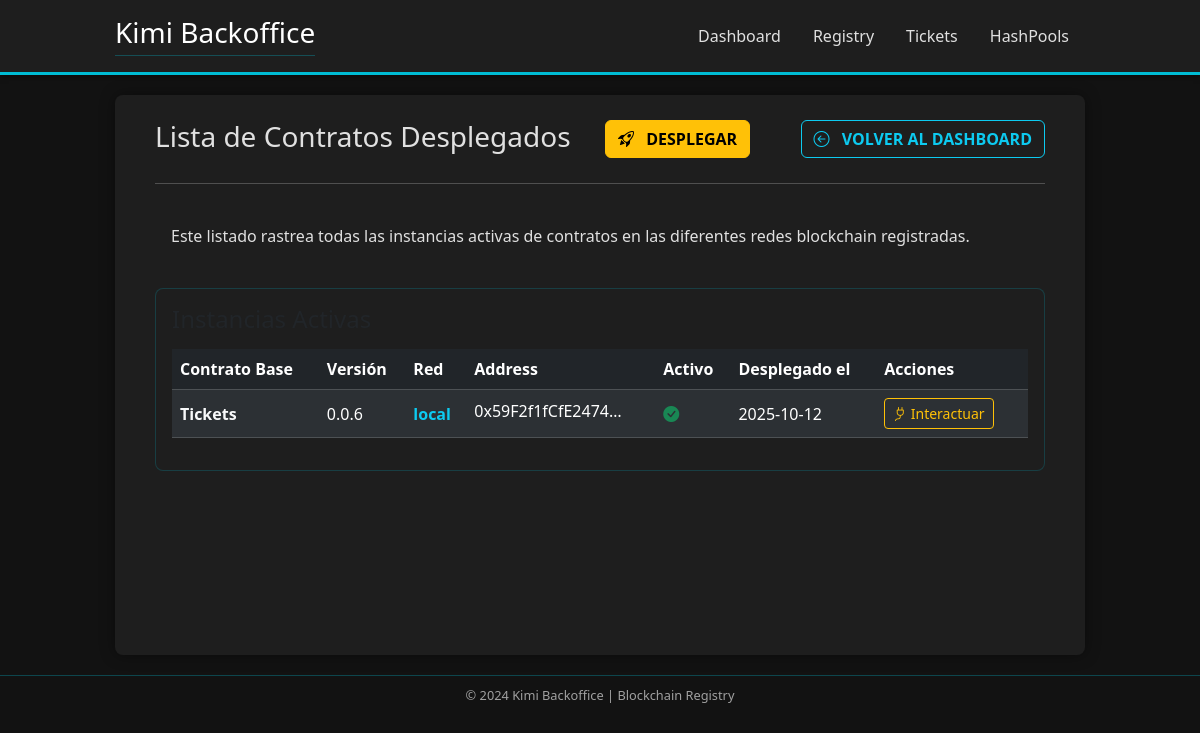
Page /contractRegistry/deployed/list/ on the earlier database version.
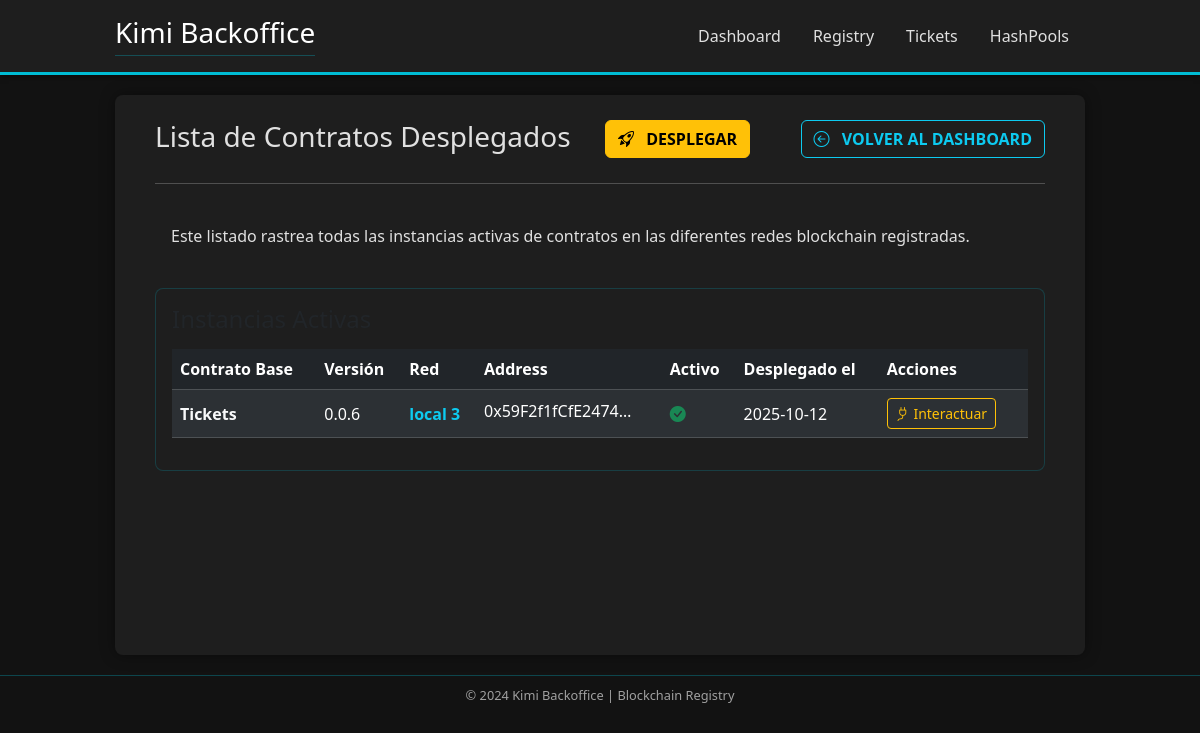
Same page on the later database version.
### contractRegistry/models.py (models this page shows, shortened)
class DeployedContract(models.Model):
    contract_version = models.ForeignKey(ContractVersion, on_delete=models.PROTECT, related_name='deployments')
    network = models.ForeignKey(Network, on_delete=models.PROTECT, related_name='deployed_contracts')
    is_current = models.BooleanField(default=False)
    deployerAddress = models.ForeignKey(DeployerAddress, on_delete=models.PROTECT)
    base_contract = models.ForeignKey(BaseContract, on_delete=models.CASCADE, related_name='deployed_instances', editable=False, db_index=False)
    created_at = models.DateTimeField(auto_now_add=True)
    updated_at = models.DateTimeField(auto_now=True)
    params = models.JSONField(blank=True, null=True, help_text="Parámetros del constructor usados en el despliegue.")
    status = models.CharField(
        max_length=15,
        choices=DeploymentStatus.choices,
        default=DeploymentStatus.PENDING_SIGNATURE
    )
    transaction_hash = models.CharField(
        max_length=66,
        null=True,
        blank=True,
        unique=True
    )
    raw_tx_data = models.JSONField(
        null=True,
        blank=True,
        help_text="Datos de la transacción sin firmar, generados por web3.py."
    )
    address = models.CharField(max_length=42, null=True, blank=True)
    gas_used = models.BigIntegerField(null=True, blank=True)
    class Meta:
        constraints = [
            UniqueConstraint(
                fields=['address', 'network'],
                name='unique_address_per_network'
            ),
            UniqueConstraint(
                fields=['network', 'base_contract'],
                condition=Q(is_current=True),
                name='unique_deployment_per_base_contract_per_network'
            )
        ]

class Network(models.Model):
    name = models.CharField(max_length=100, unique=True)
    rpc_url = models.URLField()
    chain_id = models.PositiveIntegerField(unique=True)

class ContractVersion(models.Model):
    base_contract = models.ForeignKey(BaseContract, on_delete=models.CASCADE, related_name='versions')
    version = models.CharField(max_length=50)
    bytecode = models.TextField()
    abi = models.JSONField()
    created_at = models.DateTimeField(auto_now_add=True)
    class Meta:
        constraints = [
            UniqueConstraint(
                fields=['base_contract', 'version'],
                name='unique_version_per_base_contract'
            )
        ]

class BaseContract(models.Model):
    name = models.CharField(max_length=100, unique=True)
    descripcion = models.TextField(blank=True, help_text="Descripción opcional del contrato base.")
    created_at = models.DateTimeField(auto_now_add=True)

### contractRegistry/views.py (the view)
# urls.py: path('deployed/list/', views.deployedContractList, name='deployed_contract_list'),
def deployedContractList(request):
    deployed_contracts = DeployedContract.objects.filter(
        status=DeploymentStatus.CONFIRMED
    ).order_by(
        '-updated_at'
    )
    context = {
        'deployed_contracts': deployed_contracts
    }
    return render(request, 'contractRegistry/deployed_contract_list.html', context)

### templates/contractRegistry/deployed_contract_list.html (shortened to what this page needs)
{% extends 'base.html' %}
{% load static %}
{% block content %}
  <div class="centered-container mx-auto dashboard-content">
    <div class="d-flex justify-content-between align-items-center mb-4 border-0">
      <h2 class="h3 text-accent mb-0" style="border-bottom: none !important;">Lista de Contratos Desplegados</h2>
      <a href="{% url 'contractRegistry:deploy_contract' %}" class="btn btn-warning fw-bold text-uppercase me-3"><i class="bi bi-rocket-takeoff me-2"></i> Desplegar</a>
      <a href="{% url 'contractRegistry:index' %}" class="btn btn-outline-info fw-bold text-uppercase"><i class="bi bi-arrow-left-circle me-2"></i> Volver al Dashboard</a>
    </div>
    <hr class="text-accent mt-0 mb-4" />
    <div class="mb-4 welcome-card p-3 d-flex justify-content-between align-items-start">
      <div style="text-align: justify;">
        <p class="mb-0 text-text-dim">Este listado rastrea todas las instancias activas de contratos en las diferentes redes blockchain registradas.</p>
      </div>
    </div>
    <div class="card status-card-table p-3">
      <h4 class="text-text-light mb-3">Instancias Activas</h4>
      <table class="table table-dark table-striped table-hover">
        <thead>
          <tr>
            <th scope="col" class="text-accent">Contrato Base</th>
            <th scope="col" class="text-accent">Versión</th>
            <th scope="col" class="text-accent">Red</th>
            <th scope="col" class="text-accent">Address</th>
            <th scope="col" class="text-accent">Activo</th>
            <th scope="col" class="text-accent">Desplegado el</th>
            <th scope="col" class="text-accent">Acciones</th>
          </tr>
        </thead>
        <tbody>
          {% for deployment in deployed_contracts %}
            <tr class="text-text-dim align-middle">
              <td class="fw-bold text-light">{{ deployment.contract_version.base_contract.name }}</td>
              <td>{{ deployment.contract_version.version }}</td>
              <td class="fw-bold text-info">{{ deployment.network.name }}</td>
              <td>
                <span class="d-inline-block text-truncate" style="max-width: 150px;">{{ deployment.address }}</span>
              </td>
              <td>
                {% if deployment.is_current %}
                  <i class="bi bi-check-circle-fill text-success" title="Versión de contrato activa actualmente"></i>
                {% else %}
                  <i class="bi bi-circle-fill text-danger" title="Versión de contrato inactiva/obsoleta"></i>
                {% endif %}
              </td>
              <td>{{ deployment.updated_at|date:'Y-m-d' }}</td>
              <td>
                <button class="btn btn-sm btn-outline-warning me-2 interact-btn" data-bs-toggle="modal" data-bs-target="#interactionModal" data-address="{{ deployment.address }}" data-abi="{{ deployment.contract_version.abi|escapejs }}"><i class="bi bi-plug"></i> Interactuar</button>
              </td>
            </tr>
          {% empty %}
            <tr class="text-center">
              <td colspan="7" class="text-warning fw-bold">No hay contratos desplegados activos registrados aún.</td>
            </tr>
          {% endfor %}
        </tbody>
      </table>
    </div>
  </div>
{% endblock %}

Differences in the rows shown:
changed through a linked row, DeployedContract "Tickets": network.name "local" → "local 3"
